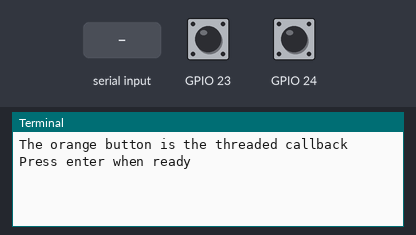
Recording of a program running on a simulated Raspberry Pi (BCM pin numbers). Shown: the last lines printed to the terminal. Inputs (shaded band) come from the test bench; at power-on: GPIO 24 LOW, GPIO 23 HIGH. At 4.4 s the program stops and its outputs stay as they are.

Above: at 1.2 s.
1.3 s: "1" typed at the terminal
At 2.5 s:
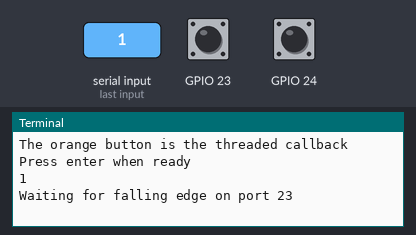
2.8 s: GPIO 24 pulled HIGH for 0.15 s
At 3.7 s:
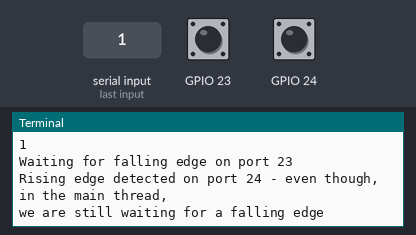
4.4 s: GPIO 23 pulled LOW for 0.15 s
At 4.9 s:
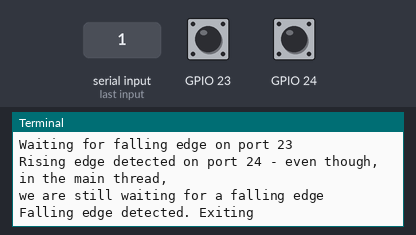

Measured:
- after the input at 1.3 s, the terminal: prints a new line at once (image 1)
- after the input at 2.8 s, the terminal: prints a new line at once (image 2)
- after the input at 4.4 s, the terminal: prints a new line at once (image 3)

The program:

threaded_callback.py
```python
import RPi.GPIO as GPIO
GPIO.setmode(GPIO.BCM)

GPIO.setup(23, GPIO.IN, pull_up_down=GPIO.PUD_UP)
GPIO.setup(24, GPIO.IN, pull_up_down=GPIO.PUD_DOWN)

def my_callback(channel):
    print "Rising edge detected on port 24 - even though, in the main thread,"
    print "we are still waiting for a falling edge"

print "The orange button is the threaded callback"
raw_input("Press enter when ready")

GPIO.add_event_detect(24, GPIO.RISING, callback=my_callback)

try:
    print "Waiting for falling edge on port 23"
    GPIO.wait_for_edge(23, GPIO.FALLING)
    print "Falling edge detected. Exiting"

except KeyboardInterrupt:
    GPIO.cleanup()
GPIO.cleanup()
```
